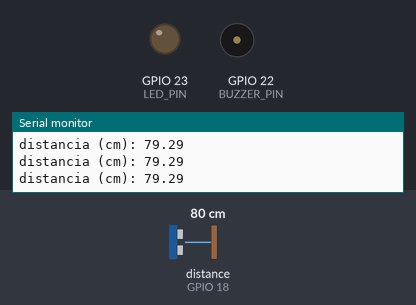
A sketch run on a simulated ESP32. On the bench: output pins drawn as LEDs (lit = HIGH), buzzer (waves = sounding, pin HIGH), the last lines printed to the serial monitor. Wiring (inferred from the names in the program): ultrasonic range finder: trigger GPIO 5; echo GPIO 18. The inputs (shaded band) are chosen by the test bench; at power-on: distance to the obstacle (sensor on GPIO 18) 80 cm. The echo pulse lasts 58.3 µs per cm; pins used as bus, display or sensor lines are not drawn.

Above: at 1.2 s.
1.3 s: distance to the obstacle (sensor on GPIO 18) set to 53 cm
2.8 s: distance to the obstacle (sensor on GPIO 18) set to 46 cm
At 3.4 s:
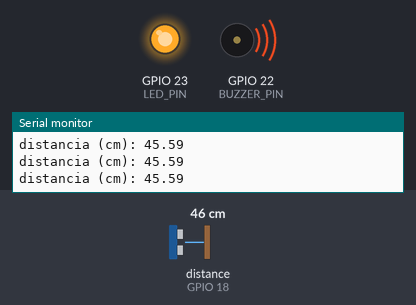
4.3 s: distance to the obstacle (sensor on GPIO 18) set to 60 cm
At 5.3 s:
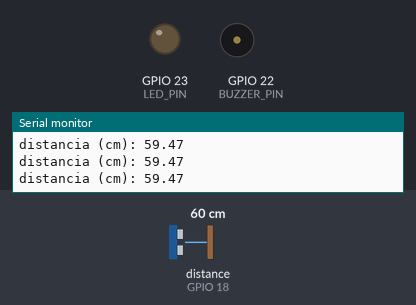
5.8 s: distance to the obstacle (sensor on GPIO 18) set to 2 cm
At 7.3 s:
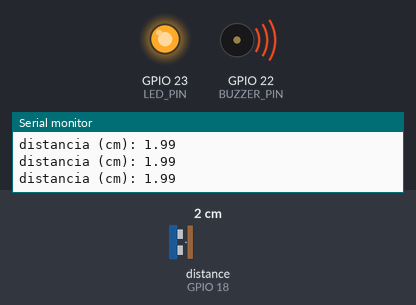
Timing chart, 0 to 8.3 s (numbered marks = the images above; inputs shaded):
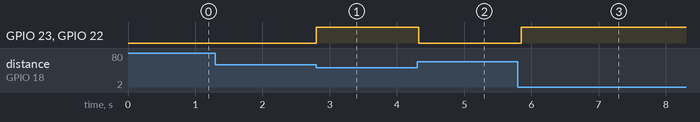

The sketch:

ultrasonico.ino
```cpp
#define TRIGGER_PIN  5 // ESP32 pin GPIO5
#define ECHO_PIN 18 // ESP32 pin GPIO18
#define SOUND_SPEED 0.034 // calculo da distância para o obstáculo, valor em cm/uS.
#define CM_TO_INCH 0.393701
#define LED_PIN 23  // ESP32 pin GPIO23
#define BUZZER_PIN 22 // ESP32 pin GPIO22

long duration;
float distanceCm;
float distanceInch;

void setup() {
  Serial.begin(115200);
  pinMode(LED_PIN, OUTPUT); //Setando como saida
  pinMode(BUZZER_PIN, OUTPUT); //Setando como saida
  pinMode(TRIGGER_PIN, OUTPUT);//Setando como saida
  pinMode(ECHO_PIN, INPUT);//Setando como entrada
}

void loop() {
  digitalWrite(TRIGGER_PIN, LOW);
  delayMicroseconds(2);

  // Coloca o trigPin no estado HIGH por 10 micro segundos
  digitalWrite(TRIGGER_PIN, HIGH);
  delayMicroseconds(10);
  digitalWrite(TRIGGER_PIN, LOW);

  // retorna o tempo de viagem da onda sonora em microssegundos
  duration = pulseIn(ECHO_PIN, HIGH);

  // calcula a distancia, considerando a velocidade do som
  distanceCm = duration * SOUND_SPEED / 2;

  // Converte distancia em polegadas
  distanceInch = distanceCm * CM_TO_INCH;

  if (distanceCm < 50) {
    digitalWrite(LED_PIN, HIGH);
    digitalWrite(BUZZER_PIN, HIGH);
  } else {
    digitalWrite(LED_PIN, LOW);
    digitalWrite(BUZZER_PIN, LOW);
  }
  // print dos resultados
  Serial.print("distancia (cm): ");
  Serial.println(distanceCm);
  delay(250);
}
```

Measured:
- the behaviour switches between 51 and 50 cm on distance to the obstacle (sensor on GPIO 18) (found by bisection; images 0 and 1)
- after the input at 2.8 s, GPIO 23 (LED_PIN), GPIO 22 (BUZZER_PIN): LOW → HIGH at once
- after the input at 4.3 s, GPIO 23 (LED_PIN), GPIO 22 (BUZZER_PIN): HIGH → LOW at once
- after the input at 5.8 s, GPIO 23 (LED_PIN), GPIO 22 (BUZZER_PIN): LOW → HIGH after 0.05 s
